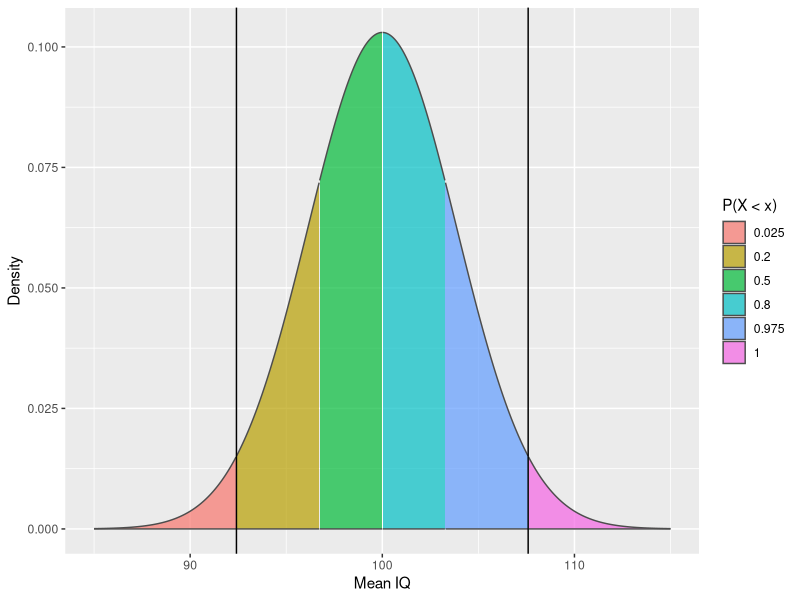
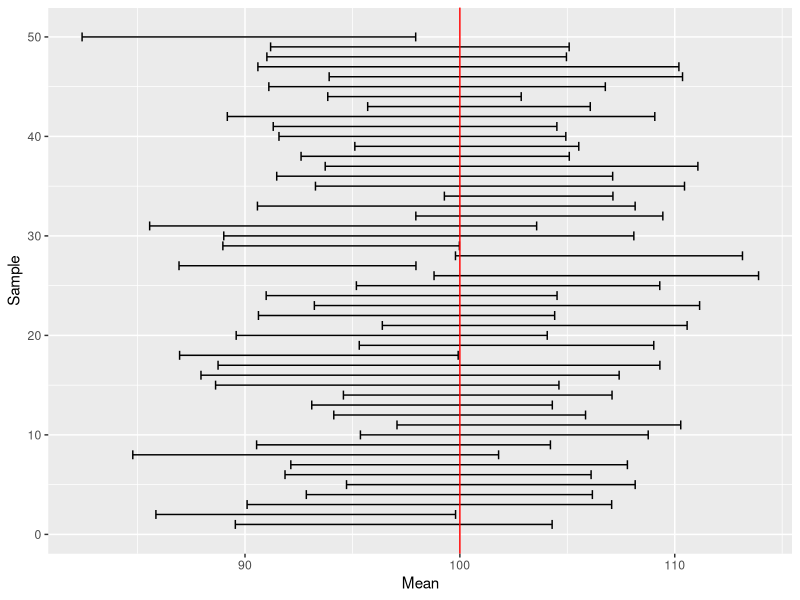
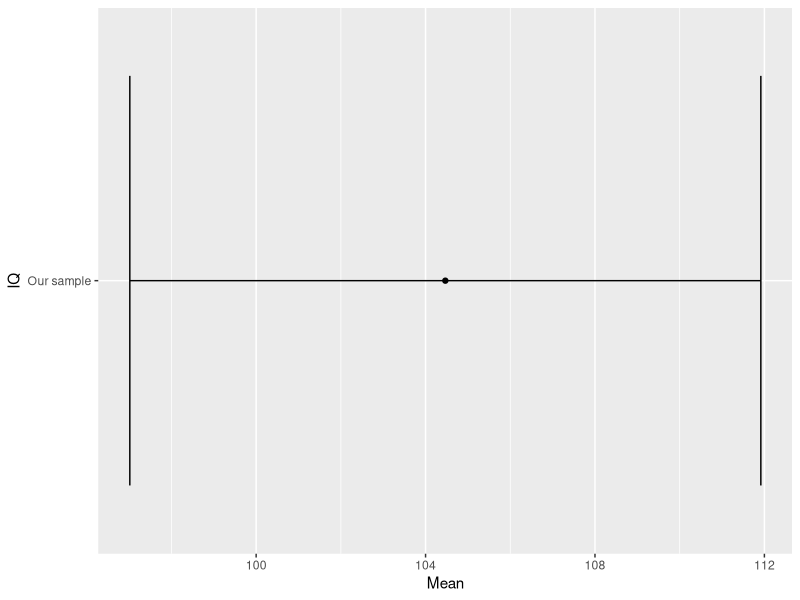
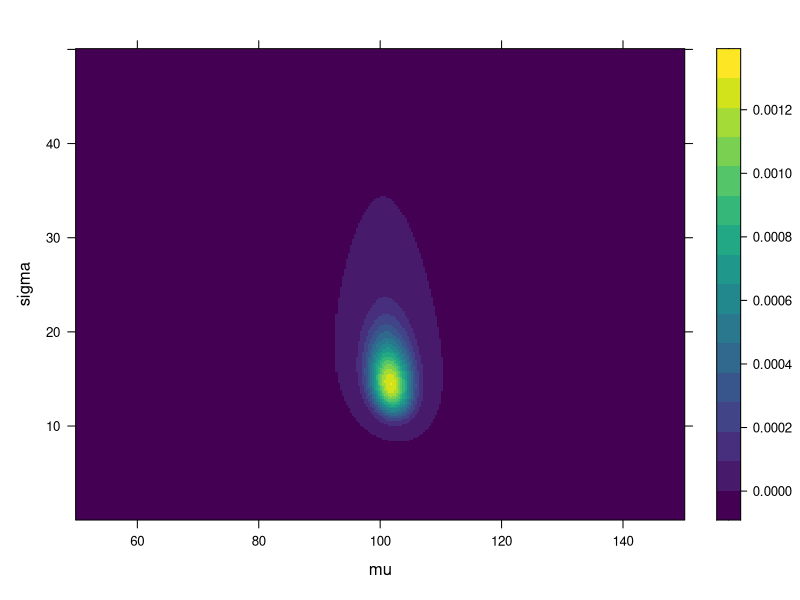
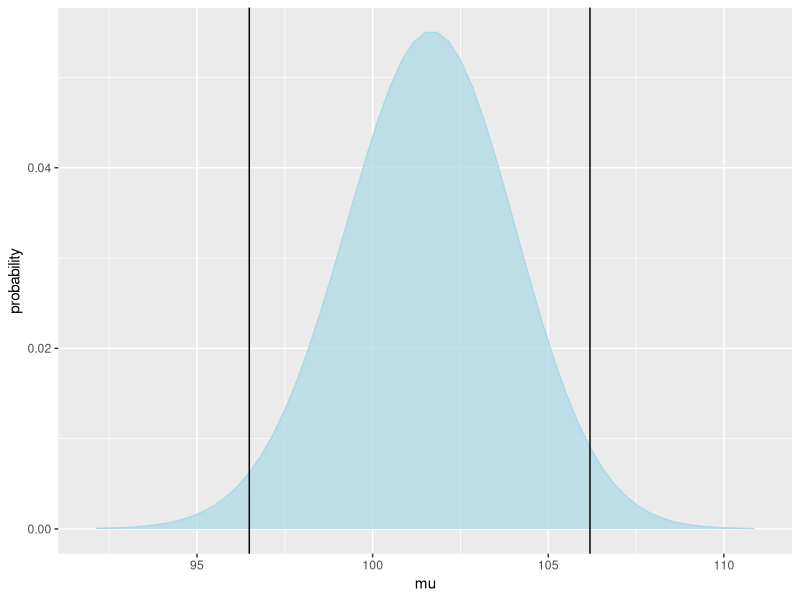
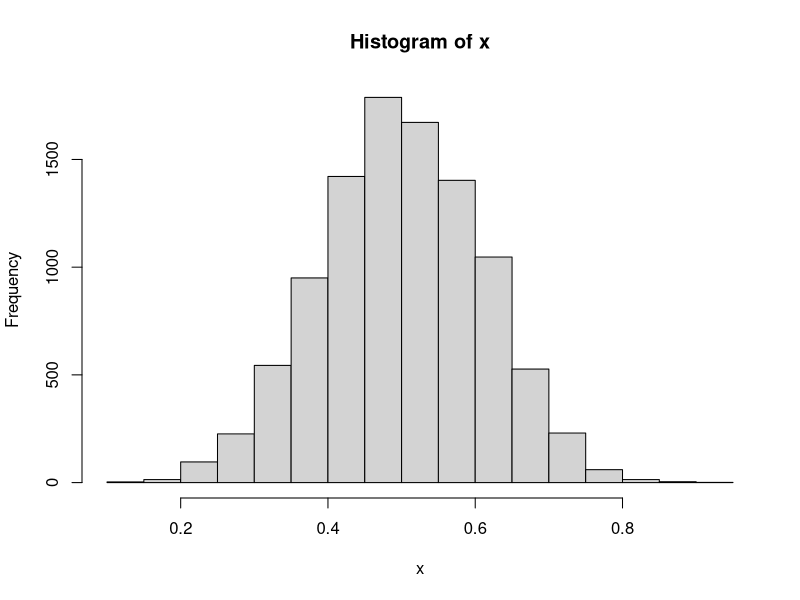
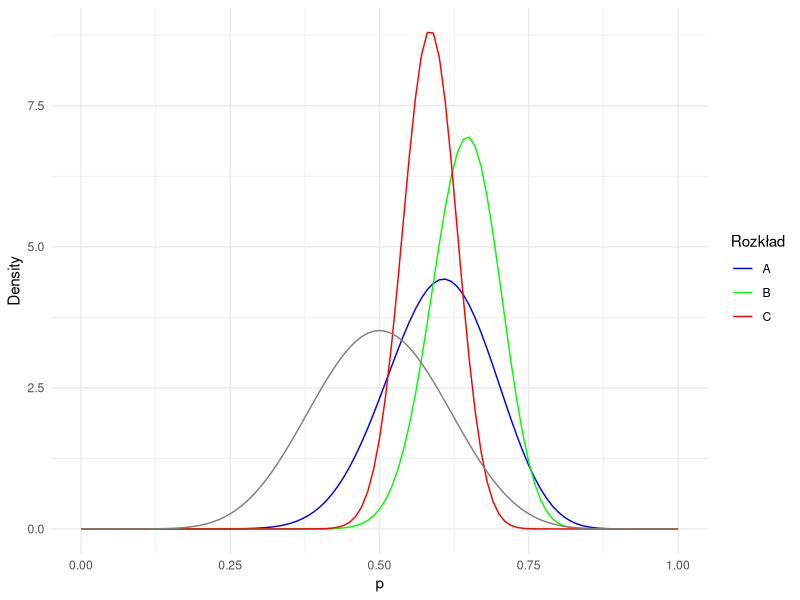
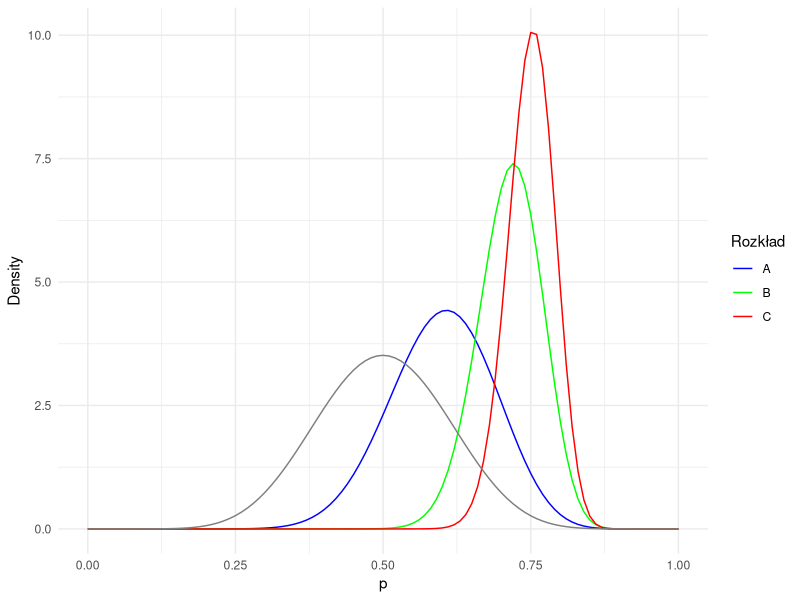

Source code (R) for these figures, in order:
## ---- chunk 1
library(tidyverse)
breaks <- qnorm(c(0, .025, .2, .5, .8, .975, 1),100, 15/sqrt(15))
ggplot(data.frame(x = c(85, 115)), aes(x)) +
scale_fill_brewer("x") +
stat_function(fun = dnorm,n = 1000, args = list(mean = 100, sd = 15/sqrt(15)),geom = "area",
  colour = "gray30", alpha = 0.7, aes(fill = after_stat(x) |> cut(!!breaks),
  group = after_scale(fill))) +
  geom_vline(xintercept = c(100 - 15/sqrt(15)*qnorm(.975), 100 + 15/sqrt(15)*qnorm(.975))) +
  labs(x = "Mean IQ", y = "Density") +
  scale_fill_discrete(name = "P(X < x)", labels = c('0.025', '0.2', '0.5', '0.8',              '0.975','1'))
## ---- chunk 2
set.seed(999)
data <- data.frame()

for(i in 1:50) {
  sample <- rnorm(15, 100, 15)
  data <- rbind(data,data.frame(Mean = mean(sample), se = sd(sample)/sqrt(15)))
}

data$Sample <-1:50

ggplot(data, aes(x = Sample, y = Mean)) +       
  geom_errorbar(aes(ymin = Mean - se*qnorm(.975), ymax = Mean + se*qnorm(.975))) +
  coord_flip() +
  geom_hline(yintercept = 100, colour = "red" )

## ---- chunk 3
iq <- c(87, 112, 83, 95, 106,105, 123, 107, 103, 98, 137, 114, 90, 90, 117)
data <- data.frame(IQ = "Our sample", Mean = mean(iq), se = sd(iq)/sqrt(length(iq)))
ggplot(data, aes(x = IQ, y = Mean)) +        
  geom_point() +
  geom_errorbar(aes(ymin = Mean - se*qnorm(.975), ymax = Mean + se*qnorm(.975))) +
  coord_flip()

## ---- chunk 4
dnorm(6,4,2)
## ---- chunk 5
# Dane z naszej próby
iq <- c(87, 112, 83, 95, 106,105, 123, 107, 103, 98, 137, 114, 90, 90, 117)

# To są nasze parametry czyli możliwe wartości parametrów mu i sigma.  
pars <- expand.grid(mu = seq(50, 150, length.out = 300), 
                    sigma = seq(0.1, 50, length.out = 300))

# Liczymy marginalne rozkłady a priori.
pars$mu_prior <- dnorm(pars$mu, mean = 100, sd = 3)
pars$sigma_prior <- dunif(pars$sigma, min = 0.1, max = 50)

# By uzyskać łączne prawdopodobieństwo a priori mnożymy je przez siebie.  
pars$prior <- pars$mu_prior * pars$sigma_prior

# Obliczamy wiarygodność 
for(i in 1:nrow(pars)) {
  # Prawdopodobieństwo wylosowania danej obserwacji z rozkładu normalnego o parametrach mu i sigma.
  likelihoods <- dnorm(iq, pars$mu[i], pars$sigma[i])
  # Mnożymy by uzyskać wiarygodność
  pars$likelihood[i] <- prod(likelihoods)
}
# Mnożymy wiarygodność przez prawdopdobieństwo a priori. 
pars$probability <- pars$likelihood * pars$prior

#Otrzymaną wartość dzielimy przez P(y). 
pars$probability <- pars$probability/sum(pars$probability)

# Voilà, mamy nasz rozkład prawdopodobieństwa P(mu, sigma| y)
library(lattice)
library(viridisLite)
coul <-  viridis(1000)
levelplot(probability ~ mu * sigma, data = pars, col.regions = coul)

## ---- chunk 6
mu = pars %>% group_by(mu) %>% summarise(probability = sum(probability))
cs = cumsum(mu$probability)
boundary_1 = mu$mu[which(cs < 0.025)[length(which(cs < 0.025))]]
boundary_2 = mu$mu[which(cs >= 0.975)[1]]
ggplot(mu, aes(x = mu,y = probability))+
  geom_line(colour = 'light blue') +
  xlim(92,111) +
  geom_area(alpha = 0.75, fill = 'light blue') +
  geom_vline(xintercept = c(boundary_1, boundary_2))


## ---- chunk 7
set.seed(123)
x = rbeta(10000,10,10)
hist(x)
## ---- chunk 8
fit <- function(pars,x) {-sum(log(dbeta(x,pars[1],pars[2])))}
start <- c(1,1)
names(start) <-c('a','b')
recov <- nlminb(start, fit, x = x, lower = -Inf, upper = Inf)
round(recov$par, 2)

## ---- chunk 9

library(tidyverse)
fun.1 = function(x){dbeta(x,17.95, 11.96)}
fun.2 = function(x){dbeta(x,44.95, 24.96)}
fun.3 = function(x){dbeta(x,69.95, 49.96)}
fun.4 = function(x){dbeta(x,9.95, 9.96)}
colors <- c("A" = "blue", "B" = "green", "C" = "red", "a priori" = "black")

ggplot(data = data.frame(x = 0), mapping = aes(x = x)) + 
  stat_function(fun = fun.1, aes(color = "A")) + 
  stat_function(fun = fun.2, aes(color = "B")) +
  stat_function(fun = fun.3, aes(color = "C")) +
  stat_function(fun = fun.4, aes(color = "A priori")) +
  xlab("p") + ylab("Density") + labs(color = "Legend") + 
  scale_colour_manual("Rozkład", values = colors) + 
  xlim(0,1) +
  theme_minimal()

## ---- chunk 10
library(tidyverse)
fun.1 = function(x){dbeta(x,17.95, 11.96)}
fun.2 = function(x){dbeta(x,49.95, 19.96)}
fun.3 = function(x){dbeta(x,89.95, 29.96)}
fun.4 = function(x){dbeta(x,9.95, 9.96)}
colors <- c("A" = "blue", "B" = "green", "C" = "red", "a priori" = "black")

ggplot(data = data.frame(x = 0), mapping = aes(x = x)) + 
  stat_function(fun = fun.1, aes(color = "A")) + 
  stat_function(fun = fun.2, aes(color = "B")) +
  stat_function(fun = fun.3, aes(color = "C")) +
  stat_function(fun = fun.4, aes(color = "A priori")) +
  xlab("p") + ylab("Density") + labs(color = "Legend") + 
  scale_colour_manual("Rozkład", values = colors) + 
  xlim(0,1) +
  theme_minimal()
